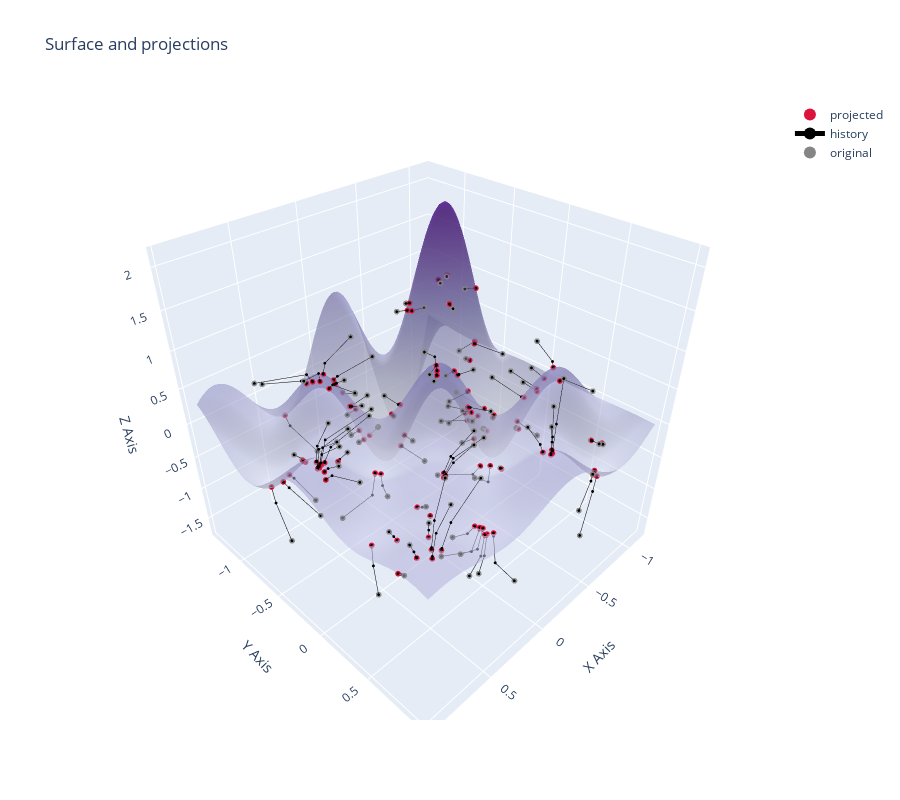

The notebook cell saved with this chart:
### Code cell
def f_shubert(v):
    """
    Shubert function. Input: array of shape (2,)
    Use vmap externally for batching.
    """
    x1, x2 = v
    total1 = 0.0
    total2 = 0.0
    for j in range(1, 6):
        total1 += j * jnp.cos((j + 1) * x1 + j)
        total2 += j * jnp.cos((j + 1) * x2 + j)
    return total1 * total2 / 100

plot_3d_projection(X, f_shubert, round_cutoff=None, solver_builder=make_solver, plot_history=True, n_iterations=20)
